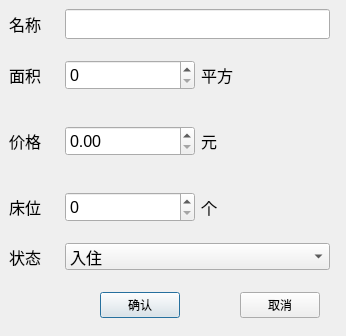
<?xml version="1.0" encoding="UTF-8"?>
<ui version="4.0">
 <class>DialogAdd</class>
 <widget class="QDialog" name="DialogAdd">
  <property name="geometry">
   <rect>
    <x>0</x>
    <y>0</y>
    <width>346</width>
    <height>336</height>
   </rect>
  </property>
  <property name="windowTitle">
   <string>Dialog</string>
  </property>
  <widget class="QWidget" name="layoutWidget">
   <property name="geometry">
    <rect>
     <x>9</x>
     <y>9</y>
     <width>321</width>
     <height>261</height>
    </rect>
   </property>
   <layout class="QVBoxLayout" name="verticalLayout">
    <item>
     <layout class="QHBoxLayout" name="horizontalLayout">
      <item>
       <widget class="QLabel" name="label">
        <property name="minimumSize">
         <size>
          <width>50</width>
          <height>0</height>
         </size>
        </property>
        <property name="maximumSize">
         <size>
          <width>45</width>
          <height>40</height>
         </size>
        </property>
        <property name="font">
         <font>
          <pointsize>12</pointsize>
         </font>
        </property>
        <property name="text">
         <string>名称</string>
        </property>
       </widget>
      </item>
      <item>
       <widget class="QLineEdit" name="lineEditName">
        <property name="maximumSize">
         <size>
          <width>16777215</width>
          <height>30</height>
         </size>
        </property>
        <property name="font">
         <font>
          <pointsize>12</pointsize>
         </font>
        </property>
       </widget>
      </item>
     </layout>
    </item>
    <item>
     <layout class="QHBoxLayout" name="horizontalLayout_2">
      <item>
       <widget class="QLabel" name="label_2">
        <property name="minimumSize">
         <size>
          <width>50</width>
          <height>0</height>
         </size>
        </property>
        <property name="maximumSize">
         <size>
          <width>40</width>
          <height>40</height>
         </size>
        </property>
        <property name="font">
         <font>
          <pointsize>12</pointsize>
         </font>
        </property>
        <property name="text">
         <string>面积</string>
        </property>
       </widget>
      </item>
      <item>
       <widget class="QSpinBox" name="spinBoxArea">
        <property name="maximumSize">
         <size>
          <width>16777215</width>
          <height>30</height>
         </size>
        </property>
        <property name="font">
         <font>
          <pointsize>12</pointsize>
         </font>
        </property>
       </widget>
      </item>
      <item>
       <widget class="QLabel" name="label_6">
        <property name="font">
         <font>
          <pointsize>12</pointsize>
         </font>
        </property>
        <property name="text">
         <string>平方</string>
        </property>
       </widget>
      </item>
     </layout>
    </item>
    <item>
     <layout class="QHBoxLayout" name="horizontalLayout_3">
      <item>
       <widget class="QLabel" name="label_3">
        <property name="minimumSize">
         <size>
          <width>50</width>
          <height>0</height>
         </size>
        </property>
        <property name="maximumSize">
         <size>
          <width>40</width>
          <height>16777215</height>
         </size>
        </property>
        <property name="font">
         <font>
          <pointsize>12</pointsize>
         </font>
        </property>
        <property name="text">
         <string>价格</string>
        </property>
       </widget>
      </item>
      <item>
       <widget class="QDoubleSpinBox" name="doubleSpinBoxPrice">
        <property name="maximumSize">
         <size>
          <width>16777215</width>
          <height>30</height>
         </size>
        </property>
        <property name="font">
         <font>
          <pointsize>12</pointsize>
         </font>
        </property>
        <property name="maximum">
         <double>99999999.000000000000000</double>
        </property>
       </widget>
      </item>
      <item>
       <widget class="QLabel" name="label_7">
        <property name="font">
         <font>
          <pointsize>12</pointsize>
         </font>
        </property>
        <property name="text">
         <string>元</string>
        </property>
       </widget>
      </item>
     </layout>
    </item>
    <item>
     <layout class="QHBoxLayout" name="horizontalLayout_4">
      <item>
       <widget class="QLabel" name="label_4">
        <property name="minimumSize">
         <size>
          <width>50</width>
          <height>0</height>
         </size>
        </property>
        <property name="maximumSize">
         <size>
          <width>40</width>
          <height>16777215</height>
         </size>
        </property>
        <property name="font">
         <font>
          <pointsize>12</pointsize>
         </font>
        </property>
        <property name="text">
         <string>床位</string>
        </property>
       </widget>
      </item>
      <item>
       <widget class="QSpinBox" name="spinBoxAge">
        <property name="maximumSize">
         <size>
          <width>16777215</width>
          <height>30</height>
         </size>
        </property>
        <property name="font">
         <font>
          <pointsize>12</pointsize>
         </font>
        </property>
       </widget>
      </item>
      <item>
       <widget class="QLabel" name="label_8">
        <property name="font">
         <font>
          <pointsize>12</pointsize>
         </font>
        </property>
        <property name="text">
         <string>个</string>
        </property>
       </widget>
      </item>
     </layout>
    </item>
    <item>
     <layout class="QHBoxLayout" name="horizontalLayout_5">
      <item>
       <widget class="QLabel" name="label_5">
        <property name="minimumSize">
         <size>
          <width>50</width>
          <height>0</height>
         </size>
        </property>
        <property name="maximumSize">
         <size>
          <width>40</width>
          <height>16777215</height>
         </size>
        </property>
        <property name="font">
         <font>
          <pointsize>12</pointsize>
         </font>
        </property>
        <property name="text">
         <string>状态</string>
        </property>
       </widget>
      </item>
      <item>
       <widget class="QComboBox" name="comboBox">
        <property name="font">
         <font>
          <pointsize>12</pointsize>
         </font>
        </property>
        <item>
         <property name="text">
          <string>入住</string>
         </property>
        </item>
        <item>
         <property name="text">
          <string>空闲</string>
         </property>
        </item>
       </widget>
      </item>
     </layout>
    </item>
   </layout>
  </widget>
  <widget class="QWidget" name="layoutWidget">
   <property name="geometry">
    <rect>
     <x>100</x>
     <y>290</y>
     <width>220</width>
     <height>30</height>
    </rect>
   </property>
   <layout class="QHBoxLayout" name="horizontalLayout_6">
    <item>
     <widget class="QPushButton" name="pushButton">
      <property name="maximumSize">
       <size>
        <width>120</width>
        <height>16777215</height>
       </size>
      </property>
      <property name="text">
       <string>确认</string>
      </property>
     </widget>
    </item>
    <item>
     <spacer name="horizontalSpacer">
      <property name="orientation">
       <enum>Qt::Horizontal</enum>
      </property>
      <property name="sizeHint" stdset="0">
       <size>
        <width>40</width>
        <height>20</height>
       </size>
      </property>
     </spacer>
    </item>
    <item>
     <widget class="QPushButton" name="pushButton_2">
      <property name="maximumSize">
       <size>
        <width>120</width>
        <height>16777215</height>
       </size>
      </property>
      <property name="text">
       <string>取消</string>
      </property>
     </widget>
    </item>
   </layout>
  </widget>
 </widget>
 <resources/>
 <connections/>
</ui>
